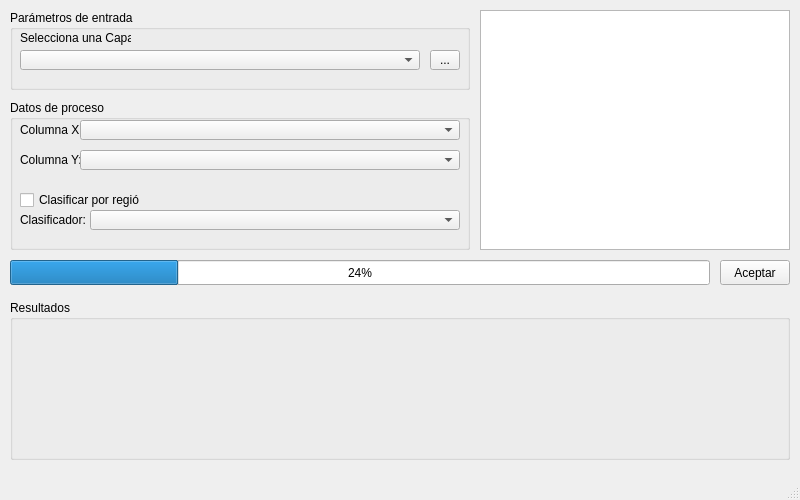
<?xml version="1.0" encoding="UTF-8"?>
<ui version="4.0">
 <class>wdwGiniLorenz</class>
 <widget class="QMainWindow" name="wdwGiniLorenz">
  <property name="geometry">
   <rect>
    <x>0</x>
    <y>0</y>
    <width>800</width>
    <height>500</height>
   </rect>
  </property>
  <property name="windowTitle">
   <string>GiniLorenz</string>
  </property>
  <widget class="QWidget" name="centralwidget">
   <widget class="QGroupBox" name="groupBox">
    <property name="geometry">
     <rect>
      <x>10</x>
      <y>10</y>
      <width>460</width>
      <height>80</height>
     </rect>
    </property>
    <property name="title">
     <string>Parámetros de entrada</string>
    </property>
    <widget class="QComboBox" name="cbxCapaInput">
     <property name="geometry">
      <rect>
       <x>10</x>
       <y>40</y>
       <width>400</width>
       <height>20</height>
      </rect>
     </property>
    </widget>
    <widget class="QLabel" name="label">
     <property name="geometry">
      <rect>
       <x>10</x>
       <y>20</y>
       <width>111</width>
       <height>16</height>
      </rect>
     </property>
     <property name="text">
      <string>Selecciona una Capa</string>
     </property>
    </widget>
    <widget class="QToolButton" name="btnSelectCapaInput">
     <property name="geometry">
      <rect>
       <x>420</x>
       <y>40</y>
       <width>30</width>
       <height>20</height>
      </rect>
     </property>
     <property name="text">
      <string>...</string>
     </property>
    </widget>
   </widget>
   <widget class="QGroupBox" name="groupBox_2">
    <property name="geometry">
     <rect>
      <x>10</x>
      <y>100</y>
      <width>460</width>
      <height>150</height>
     </rect>
    </property>
    <property name="title">
     <string>Datos de proceso</string>
    </property>
    <widget class="QComboBox" name="comboBox_2">
     <property name="geometry">
      <rect>
       <x>70</x>
       <y>20</y>
       <width>380</width>
       <height>20</height>
      </rect>
     </property>
    </widget>
    <widget class="QLabel" name="label_2">
     <property name="geometry">
      <rect>
       <x>10</x>
       <y>20</y>
       <width>60</width>
       <height>20</height>
      </rect>
     </property>
     <property name="text">
      <string>Columna X:</string>
     </property>
    </widget>
    <widget class="QLabel" name="label_3">
     <property name="geometry">
      <rect>
       <x>10</x>
       <y>50</y>
       <width>60</width>
       <height>20</height>
      </rect>
     </property>
     <property name="text">
      <string>Columna Y:</string>
     </property>
    </widget>
    <widget class="QComboBox" name="comboBox_3">
     <property name="geometry">
      <rect>
       <x>70</x>
       <y>50</y>
       <width>380</width>
       <height>20</height>
      </rect>
     </property>
    </widget>
    <widget class="QCheckBox" name="checkBox">
     <property name="geometry">
      <rect>
       <x>10</x>
       <y>90</y>
       <width>120</width>
       <height>20</height>
      </rect>
     </property>
     <property name="text">
      <string>Clasificar por región</string>
     </property>
    </widget>
    <widget class="QComboBox" name="comboBox_4">
     <property name="geometry">
      <rect>
       <x>80</x>
       <y>110</y>
       <width>370</width>
       <height>20</height>
      </rect>
     </property>
    </widget>
    <widget class="QLabel" name="label_4">
     <property name="geometry">
      <rect>
       <x>10</x>
       <y>110</y>
       <width>65</width>
       <height>20</height>
      </rect>
     </property>
     <property name="text">
      <string>Clasificador:</string>
     </property>
    </widget>
   </widget>
   <widget class="QProgressBar" name="progressBar">
    <property name="geometry">
     <rect>
      <x>10</x>
      <y>260</y>
      <width>700</width>
      <height>25</height>
     </rect>
    </property>
    <property name="value">
     <number>24</number>
    </property>
   </widget>
   <widget class="QPushButton" name="pushButton">
    <property name="geometry">
     <rect>
      <x>720</x>
      <y>260</y>
      <width>70</width>
      <height>25</height>
     </rect>
    </property>
    <property name="text">
     <string>Aceptar</string>
    </property>
   </widget>
   <widget class="QGroupBox" name="groupBox_3">
    <property name="geometry">
     <rect>
      <x>10</x>
      <y>300</y>
      <width>780</width>
      <height>160</height>
     </rect>
    </property>
    <property name="title">
     <string>Resultados</string>
    </property>
   </widget>
   <widget class="QTextEdit" name="textEdit">
    <property name="geometry">
     <rect>
      <x>480</x>
      <y>10</y>
      <width>310</width>
      <height>240</height>
     </rect>
    </property>
   </widget>
  </widget>
  <widget class="QMenuBar" name="menubar">
   <property name="geometry">
    <rect>
     <x>0</x>
     <y>0</y>
     <width>800</width>
     <height>21</height>
    </rect>
   </property>
  </widget>
  <widget class="QStatusBar" name="statusbar"/>
 </widget>
 <resources/>
 <connections/>
</ui>
